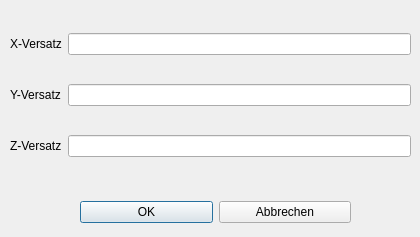
<?xml version="1.0" encoding="UTF-8"?>
<ui version="4.0">
 <class>Dialog_bearb_verschieben</class>
 <widget class="QDialog" name="Dialog_bearb_verschieben">
  <property name="geometry">
   <rect>
    <x>0</x>
    <y>0</y>
    <width>420</width>
    <height>237</height>
   </rect>
  </property>
  <property name="windowTitle">
   <string>Dialog</string>
  </property>
  <widget class="QWidget" name="layoutWidget">
   <property name="geometry">
    <rect>
     <x>80</x>
     <y>200</y>
     <width>271</width>
     <height>25</height>
    </rect>
   </property>
   <layout class="QHBoxLayout" name="horizontalLayout">
    <item>
     <widget class="QPushButton" name="pushButton_ok">
      <property name="text">
       <string>OK</string>
      </property>
     </widget>
    </item>
    <item>
     <widget class="QPushButton" name="pushButton_abbrechen">
      <property name="text">
       <string>Abbrechen</string>
      </property>
     </widget>
    </item>
   </layout>
  </widget>
  <widget class="QWidget" name="layoutWidget_2">
   <property name="geometry">
    <rect>
     <x>10</x>
     <y>10</y>
     <width>401</width>
     <height>171</height>
    </rect>
   </property>
   <layout class="QGridLayout" name="gridLayout">
    <item row="0" column="0">
     <widget class="QLabel" name="label">
      <property name="text">
       <string>X-Versatz</string>
      </property>
     </widget>
    </item>
    <item row="2" column="0">
     <widget class="QLabel" name="label_2">
      <property name="text">
       <string>Y-Versatz</string>
      </property>
     </widget>
    </item>
    <item row="3" column="0">
     <widget class="QLabel" name="label_3">
      <property name="text">
       <string>Z-Versatz</string>
      </property>
     </widget>
    </item>
    <item row="0" column="1">
     <widget class="QLineEdit" name="lineEdit_ax"/>
    </item>
    <item row="2" column="1">
     <widget class="QLineEdit" name="lineEdit_ay"/>
    </item>
    <item row="3" column="1">
     <widget class="QLineEdit" name="lineEdit_az"/>
    </item>
   </layout>
  </widget>
 </widget>
 <tabstops>
  <tabstop>lineEdit_ax</tabstop>
  <tabstop>lineEdit_ay</tabstop>
  <tabstop>lineEdit_az</tabstop>
  <tabstop>pushButton_ok</tabstop>
  <tabstop>pushButton_abbrechen</tabstop>
 </tabstops>
 <resources/>
 <connections/>
</ui>
